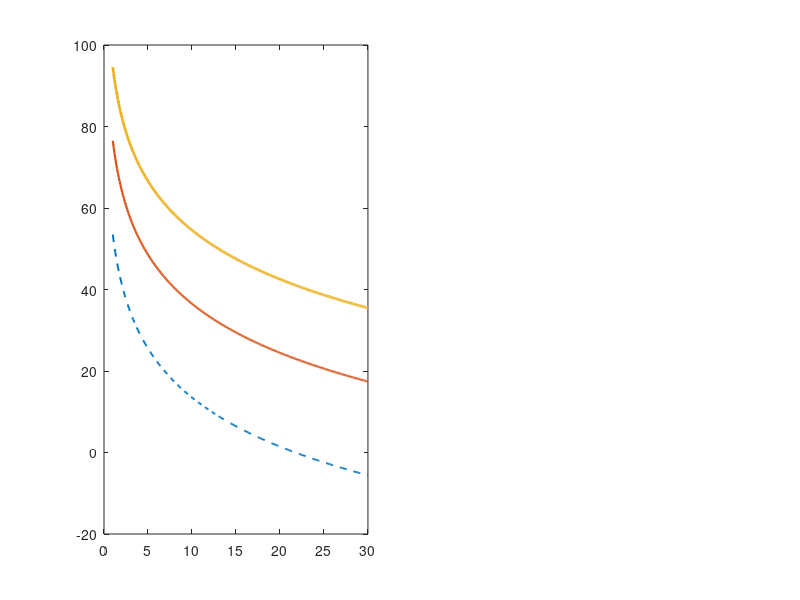

Source code (MATLAB): (Note: this script raises an error after producing the figure.)
function results = rf_ew_system_design(outDir)
% RF_EW_SYSTEM_DESIGN  AEGIS-DRFM Phase 1 MATLAB System Design Script
%   Computes Radar Range Equation, SNR vs Range, Self-Screening Jammer (SSJ)
%   J/S Ratio, Burn-Through Range, and exports a unified system_config.json
%   consumed by the Python core-dsp and drfm-ecm engines.
%
%   Usage:
%       results = rf_ew_system_design();
%       results = rf_ew_system_design('matlab/outputs');

    if nargin < 1 || isempty(outDir)
        thisFile = mfilename('fullpath');
        repoRoot = fileparts(fileparts(fileparts(thisFile)));
        outDir = fullfile(repoRoot, 'matlab', 'outputs');
    end
    if ~exist(outDir, 'dir')
        mkdir(outDir);
    end

    %% 1. Physical Constants & X-Band Fire-Control / Tracking Radar Parameters
    c   = 299792458.0;       % Speed of light (m/s)
    kB  = 1.380649e-23;      % Boltzmann constant (J/K)
    T0  = 290.0;             % Standard noise temperature (K)

    radar.name            = 'AEGIS-XBand-Tracker';
    radar.fc_hz           = 10.0e9;      % Carrier frequency: 10 GHz (X-band)
    radar.lambda_m        = c / radar.fc_hz;
    radar.pt_w            = 25e3;        % Peak transmit power: 25 kW
    radar.gt_db           = 32.0;        % TX antenna gain (dBi)
    radar.gr_db           = 32.0;        % RX antenna gain (dBi)
    radar.nf_db           = 4.0;         % Receiver noise figure (dB)
    radar.loss_db         = 5.0;         % Total radar system losses (dB)
    radar.bandwidth_hz    = 20.0e6;      % LFM Chirp bandwidth: 20 MHz
    radar.pulse_width_s   = 10.0e-6;     % Pulse width: 10 us (BT = 200 -> 23 dB gain)
    radar.prf_hz          = 5000.0;      % PRF: 5 kHz (Unambiguous range = 30 km)
    radar.num_pulses      = 64;          % Coherent Processing Interval (CPI) pulses
    radar.fs_hz           = 50.0e6;      % Baseband complex sampling rate: 50 MSPS
    radar.target_rcs_m2   = 5.0;         % Target RCS: 5 m^2 (7 dBsm)
    radar.target_range_m  = 12000.0;     % Nominal target range: 12 km
    radar.target_vel_mps  = -220.0;      % Radial velocity: -220 m/s (closing)

    %% 2. DRFM Self-Screening Jammer (SSJ) Parameters
    jammer.erp_w          = 500.0;       % Jammer ERP (Pj * Gj): 500 W (27 dBW)
    jammer.bandwidth_hz   = 20.0e6;      % Matched to radar bandwidth (coherent DRFM)
    jammer.loss_db        = 3.0;         % Polarization + DRFM internal loss (dB)
    jammer.adc_bits       = 8;           % Nominal DRFM ADC/DAC bit depth
    jammer.loop_delay_ns  = 120.0;       % Hardware capture-to-replay latency (ns)

    %% 3. Range Sweep: Radar SNR & Jammer-to-Signal Ratio (J/S)
    R_km = linspace(1.0, 30.0, 300);
    R_m  = R_km * 1e3;

    Gt = 10^(radar.gt_db / 10);
    Gr = 10^(radar.gr_db / 10);
    Fn = 10^(radar.nf_db / 10);
    Lr = 10^(radar.loss_db / 10);
    Lj = 10^(jammer.loss_db / 10);

    % Single-pulse received target power (Radar Range Equation)
    Pr_target = (radar.pt_w * Gt * Gr * (radar.lambda_m^2) * radar.target_rcs_m2) ...
                ./ ((4*pi)^3 .* (R_m.^4) .* Lr);

    % Thermal noise power across receiver bandwidth
    Pn = kB * T0 * radar.bandwidth_hz * Fn;

    % Pulse compression gain (BT) and coherent integration gain (N_pulses)
    bt_gain  = radar.bandwidth_hz * radar.pulse_width_s;
    cpi_gain = radar.num_pulses;

    snr_single_db = 10 * log10(Pr_target / Pn);
    snr_pc_db     = snr_single_db + 10 * log10(bt_gain);
    snr_cpi_db    = snr_pc_db + 10 * log10(cpi_gain);

    % Self-Screening Jammer (SSJ) received power at radar (1/R^2 law)
    % Bandwidth ratio accounts for coherent DRFM matching radar waveform
    bw_ratio = min(1.0, radar.bandwidth_hz / jammer.bandwidth_hz);
    Pr_jammer = (jammer.erp_w * Gr * (radar.lambda_m^2) * bw_ratio) ...
                ./ ((4*pi)^2 .* (R_m.^2) .* Lj);

    % J/S Ratio (dB)
    jsr_db = 10 * log10(Pr_jammer ./ Pr_target);

    % Burn-through range where J/S = 0 dB (target echo equals jammer power)
    % Pr_target / Pr_jammer = 1 => R_bt^2 = (Pt * Gt * sigma * Lj) / (4*pi * ERP_j * Lr * bw_ratio)
    R_bt_m = sqrt((radar.pt_w * Gt * radar.target_rcs_m2 * Lj) ...
                  / (4 * pi * jammer.erp_w * Lr * bw_ratio));

    % Evaluate nominal target range values
    [~, idx_nom] = min(abs(R_m - radar.target_range_m));
    nom_snr_single_db = snr_single_db(idx_nom);
    nom_snr_pc_db     = snr_pc_db(idx_nom);
    nom_snr_cpi_db    = snr_cpi_db(idx_nom);
    nom_jsr_db        = jsr_db(idx_nom);

    %% 4. Export Unified Configuration & Golden Reference Metrics to JSON
    cfg.radar  = radar;
    cfg.jammer = jammer;
    cfg.derived.bt_gain_db         = 10 * log10(bt_gain);
    cfg.derived.cpi_gain_db        = 10 * log10(cpi_gain);
    cfg.derived.unambiguous_rng_m  = c / (2 * radar.prf_hz);
    cfg.derived.range_res_m        = c / (2 * radar.bandwidth_hz);
    cfg.derived.doppler_res_hz     = radar.prf_hz / radar.num_pulses;
    cfg.derived.vel_res_mps        = cfg.derived.doppler_res_hz * radar.lambda_m / 2;
    cfg.derived.burn_through_m     = R_bt_m;
    cfg.derived.nom_snr_single_db  = nom_snr_single_db;
    cfg.derived.nom_snr_pc_db      = nom_snr_pc_db;
    cfg.derived.nom_snr_cpi_db     = nom_snr_cpi_db;
    cfg.derived.nom_jsr_db         = nom_jsr_db;

    jsonText = jsonencode(cfg, 'PrettyPrint', true);
    fid = fopen(fullfile(outDir, 'system_config.json'), 'w');
    fwrite(fid, jsonText, 'char');
    fclose(fid);

    %% 5. Generate System Design Plot
    fig = figure('Visible', 'off', 'Position', [100, 100, 1100, 480], 'Color', 'w');

    subplot(1, 2, 1);
    plot(R_km, snr_single_db, '--', 'LineWidth', 1.4, 'DisplayName', 'Single-Pulse SNR'); hold on;
    plot(R_km, snr_pc_db, '-', 'LineWidth', 1.6, 'DisplayName', 'Pulse-Compressed SNR (+BT)');
    plot(R_km, snr_cpi_db, '-', 'LineWidth', 2.0, 'DisplayName', 'Coherent CPI SNR (+N_{pulses})');
    yline(13.0, ':r', 'LineWidth', 1.2, 'DisplayName', 'Detection Threshold (~13 dB)');
    xline(radar.target_range_m / 1e3, '-.k', 'Nominal Target (12 km)');
    grid on; xlabel('Range (km)'); ylabel('SNR (dB)');
    title('X-Band Radar Link Budget & Processing Gain');
    legend('Location', 'southwest');

    subplot(1, 2, 2);
    plot(R_km, jsr_db, 'LineWidth', 2.0, 'Color', [0.85 0.2 0.1], 'DisplayName', 'DRFM SSJ J/S Ratio'); hold on;
    yline(0, '--k', 'LineWidth', 1.2, 'DisplayName', 'Burn-Through (J/S = 0 dB)');
    xline(R_bt_m / 1e3, ':b', sprintf('R_{BT} = %.2f km', R_bt_m / 1e3), 'LineWidth', 1.4);
    xline(radar.target_range_m / 1e3, '-.k', sprintf('Target: %.1f dB J/S', nom_jsr_db));
    grid on; xlabel('Range (km)'); ylabel('J/S Ratio (dB)');
    title('Self-Screening DRFM Jammer-to-Signal Ratio');
    legend('Location', 'southeast');

    exportgraphics(fig, fullfile(outDir, 'rf_ew_system_design.png'), 'Resolution', 150);
    close(fig);

    fprintf('[MATLAB] System design complete.\n');
    fprintf('  Range Res: %.2f m | Vel Res: %.2f m/s | Unambiguous R: %.1f km\n', ...
            cfg.derived.range_res_m, cfg.derived.vel_res_mps, cfg.derived.unambiguous_rng_m/1e3);
    fprintf('  At 12 km -> SNR(1-pulse)=%.2f dB, SNR(PC)=%.2f dB, SNR(CPI)=%.2f dB, J/S=%.2f dB\n', ...
            nom_snr_single_db, nom_snr_pc_db, nom_snr_cpi_db, nom_jsr_db);
    fprintf('  Burn-Through Range (J/S=0 dB): %.2f km\n', R_bt_m / 1e3);

    results = cfg;
end
